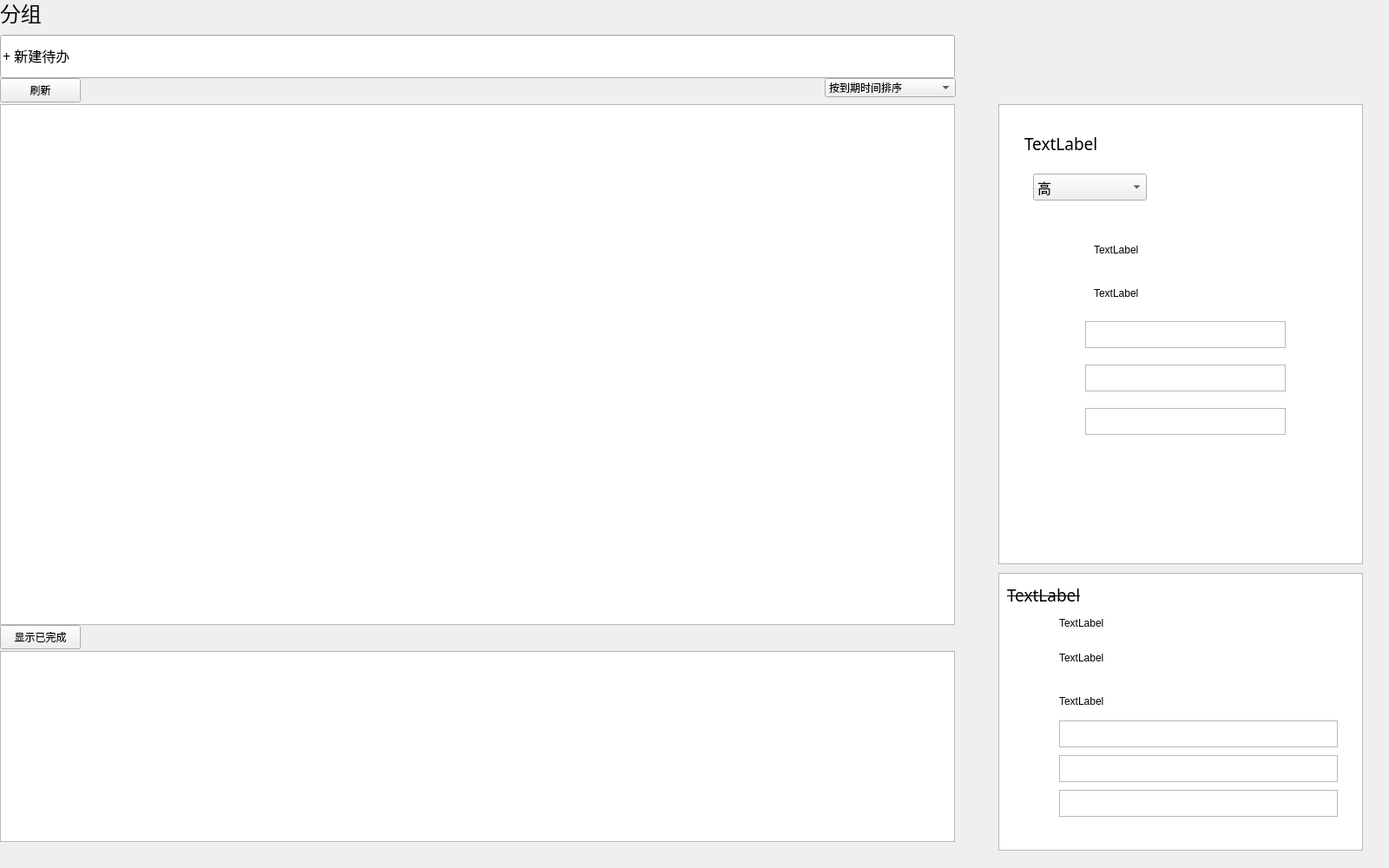
<?xml version="1.0" encoding="UTF-8"?>
<ui version="4.0">
 <class>groupwindow</class>
 <widget class="QWidget" name="groupwindow">
  <property name="geometry">
   <rect>
    <x>0</x>
    <y>0</y>
    <width>1600</width>
    <height>1000</height>
   </rect>
  </property>
  <property name="windowTitle">
   <string>Form</string>
  </property>
  <widget class="QLabel" name="label">
   <property name="geometry">
    <rect>
     <x>0</x>
     <y>0</y>
     <width>120</width>
     <height>30</height>
    </rect>
   </property>
   <property name="font">
    <font>
     <family>隶书</family>
     <pointsize>18</pointsize>
    </font>
   </property>
   <property name="text">
    <string>分组</string>
   </property>
  </widget>
  <widget class="QPushButton" name="pushButton">
   <property name="geometry">
    <rect>
     <x>0</x>
     <y>90</y>
     <width>93</width>
     <height>28</height>
    </rect>
   </property>
   <property name="text">
    <string>刷新</string>
   </property>
  </widget>
  <widget class="QComboBox" name="comboBox_2">
   <property name="geometry">
    <rect>
     <x>950</x>
     <y>90</y>
     <width>151</width>
     <height>22</height>
    </rect>
   </property>
   <item>
    <property name="text">
     <string>按到期时间排序</string>
    </property>
   </item>
   <item>
    <property name="text">
     <string>按创建时间排序</string>
    </property>
   </item>
   <item>
    <property name="text">
     <string>按优先级排序</string>
    </property>
   </item>
  </widget>
  <widget class="mylineedit" name="lineEdit_newtodo">
   <property name="geometry">
    <rect>
     <x>0</x>
     <y>40</y>
     <width>1100</width>
     <height>50</height>
    </rect>
   </property>
   <property name="font">
    <font>
     <family>Adobe 宋体 Std L</family>
     <pointsize>12</pointsize>
    </font>
   </property>
   <property name="text">
    <string>+ 新建待办</string>
   </property>
  </widget>
  <widget class="QWidget" name="widget" native="true">
   <property name="geometry">
    <rect>
     <x>1150</x>
     <y>120</y>
     <width>420</width>
     <height>530</height>
    </rect>
   </property>
   <widget class="QListView" name="listView_2">
    <property name="geometry">
     <rect>
      <x>0</x>
      <y>0</y>
      <width>420</width>
      <height>530</height>
     </rect>
    </property>
   </widget>
   <widget class="QLabel" name="label_todoname">
    <property name="geometry">
     <rect>
      <x>30</x>
      <y>20</y>
      <width>280</width>
      <height>50</height>
     </rect>
    </property>
    <property name="font">
     <font>
      <family>Adobe 黑体 Std R</family>
      <pointsize>14</pointsize>
     </font>
    </property>
    <property name="text">
     <string>TextLabel</string>
    </property>
   </widget>
   <widget class="QLabel" name="label_8">
    <property name="geometry">
     <rect>
      <x>30</x>
      <y>140</y>
      <width>41</width>
      <height>41</height>
     </rect>
    </property>
    <property name="styleSheet">
     <string notr="true">border-image: url(:/image/time.png);</string>
    </property>
    <property name="text">
     <string/>
    </property>
   </widget>
   <widget class="QLabel" name="label_9">
    <property name="geometry">
     <rect>
      <x>36</x>
      <y>200</y>
      <width>30</width>
      <height>30</height>
     </rect>
    </property>
    <property name="styleSheet">
     <string notr="true">border-image: url(:/image/remind.png);</string>
    </property>
    <property name="text">
     <string/>
    </property>
   </widget>
   <widget class="QLabel" name="label_11">
    <property name="geometry">
     <rect>
      <x>40</x>
      <y>250</y>
      <width>30</width>
      <height>30</height>
     </rect>
    </property>
    <property name="styleSheet">
     <string notr="true">border-image: url(:/image/description.png);</string>
    </property>
    <property name="text">
     <string/>
    </property>
   </widget>
   <widget class="QLabel" name="label_12">
    <property name="geometry">
     <rect>
      <x>40</x>
      <y>295</y>
      <width>30</width>
      <height>30</height>
     </rect>
    </property>
    <property name="styleSheet">
     <string notr="true">border-image: url(:/image/place.png);</string>
    </property>
    <property name="text">
     <string/>
    </property>
   </widget>
   <widget class="QLabel" name="label_13">
    <property name="geometry">
     <rect>
      <x>40</x>
      <y>340</y>
      <width>30</width>
      <height>30</height>
     </rect>
    </property>
    <property name="styleSheet">
     <string notr="true">border-image: url(:/image/note.png);</string>
    </property>
    <property name="text">
     <string/>
    </property>
   </widget>
   <widget class="customerqlabel" name="label_dtime">
    <property name="geometry">
     <rect>
      <x>110</x>
      <y>160</y>
      <width>211</width>
      <height>16</height>
     </rect>
    </property>
    <property name="text">
     <string>TextLabel</string>
    </property>
   </widget>
   <widget class="customerqlabel" name="label_remindtime">
    <property name="geometry">
     <rect>
      <x>110</x>
      <y>210</y>
      <width>201</width>
      <height>16</height>
     </rect>
    </property>
    <property name="text">
     <string>TextLabel</string>
    </property>
   </widget>
   <widget class="QTextEdit" name="textEdit_desc">
    <property name="geometry">
     <rect>
      <x>100</x>
      <y>250</y>
      <width>231</width>
      <height>31</height>
     </rect>
    </property>
   </widget>
   <widget class="QTextEdit" name="textEdit_place">
    <property name="geometry">
     <rect>
      <x>100</x>
      <y>300</y>
      <width>231</width>
      <height>31</height>
     </rect>
    </property>
   </widget>
   <widget class="QTextEdit" name="textEdit_note">
    <property name="geometry">
     <rect>
      <x>100</x>
      <y>350</y>
      <width>231</width>
      <height>31</height>
     </rect>
    </property>
   </widget>
   <widget class="QComboBox" name="comboBox">
    <property name="geometry">
     <rect>
      <x>40</x>
      <y>80</y>
      <width>131</width>
      <height>31</height>
     </rect>
    </property>
    <property name="font">
     <font>
      <family>Adobe 黑体 Std R</family>
      <pointsize>12</pointsize>
     </font>
    </property>
    <item>
     <property name="text">
      <string>高</string>
     </property>
     <property name="icon">
      <iconset resource="resource.qrc">
       <normaloff>:/image/high.png</normaloff>:/image/high.png</iconset>
     </property>
    </item>
    <item>
     <property name="text">
      <string>中</string>
     </property>
     <property name="icon">
      <iconset resource="resource.qrc">
       <normaloff>:/image/mid.png</normaloff>:/image/mid.png</iconset>
     </property>
    </item>
    <item>
     <property name="text">
      <string>低</string>
     </property>
     <property name="icon">
      <iconset resource="resource.qrc">
       <normaloff>:/image/low.png</normaloff>:/image/low.png</iconset>
     </property>
    </item>
    <item>
     <property name="text">
      <string>无优先级</string>
     </property>
     <property name="icon">
      <iconset resource="resource.qrc">
       <normaloff>:/image/null.png</normaloff>:/image/null.png</iconset>
     </property>
    </item>
   </widget>
  </widget>
  <widget class="QListWidget" name="listWidget_todolists">
   <property name="geometry">
    <rect>
     <x>0</x>
     <y>120</y>
     <width>1100</width>
     <height>600</height>
    </rect>
   </property>
  </widget>
  <widget class="QPushButton" name="pushButton_2">
   <property name="geometry">
    <rect>
     <x>0</x>
     <y>720</y>
     <width>93</width>
     <height>28</height>
    </rect>
   </property>
   <property name="text">
    <string>显示已完成</string>
   </property>
  </widget>
  <widget class="QListWidget" name="listWidget">
   <property name="geometry">
    <rect>
     <x>0</x>
     <y>750</y>
     <width>1100</width>
     <height>220</height>
    </rect>
   </property>
  </widget>
  <widget class="QWidget" name="widget_2" native="true">
   <property name="geometry">
    <rect>
     <x>1150</x>
     <y>660</y>
     <width>420</width>
     <height>320</height>
    </rect>
   </property>
   <widget class="QLabel" name="label_name_already">
    <property name="geometry">
     <rect>
      <x>10</x>
      <y>10</y>
      <width>391</width>
      <height>31</height>
     </rect>
    </property>
    <property name="font">
     <font>
      <family>Adobe 宋体 Std L</family>
      <pointsize>14</pointsize>
      <strikeout>true</strikeout>
     </font>
    </property>
    <property name="text">
     <string>TextLabel</string>
    </property>
   </widget>
   <widget class="QLabel" name="label_17">
    <property name="geometry">
     <rect>
      <x>20</x>
      <y>210</y>
      <width>30</width>
      <height>30</height>
     </rect>
    </property>
    <property name="styleSheet">
     <string notr="true">border-image: url(:/image/place.png);</string>
    </property>
    <property name="text">
     <string/>
    </property>
   </widget>
   <widget class="QLabel" name="label_16">
    <property name="geometry">
     <rect>
      <x>20</x>
      <y>250</y>
      <width>30</width>
      <height>30</height>
     </rect>
    </property>
    <property name="styleSheet">
     <string notr="true">border-image: url(:/image/note.png);</string>
    </property>
    <property name="text">
     <string/>
    </property>
   </widget>
   <widget class="QLabel" name="label_15">
    <property name="geometry">
     <rect>
      <x>20</x>
      <y>170</y>
      <width>30</width>
      <height>30</height>
     </rect>
    </property>
    <property name="styleSheet">
     <string notr="true">border-image: url(:/image/description.png);</string>
    </property>
    <property name="text">
     <string/>
    </property>
   </widget>
   <widget class="QLabel" name="label_14">
    <property name="geometry">
     <rect>
      <x>20</x>
      <y>130</y>
      <width>30</width>
      <height>30</height>
     </rect>
    </property>
    <property name="styleSheet">
     <string notr="true">border-image: url(:/image/remind.png);</string>
    </property>
    <property name="text">
     <string/>
    </property>
   </widget>
   <widget class="QLabel" name="label_10">
    <property name="geometry">
     <rect>
      <x>10</x>
      <y>80</y>
      <width>41</width>
      <height>41</height>
     </rect>
    </property>
    <property name="styleSheet">
     <string notr="true">border-image: url(:/image/time.png);</string>
    </property>
    <property name="text">
     <string/>
    </property>
   </widget>
   <widget class="QLabel" name="label_level_already_icon">
    <property name="geometry">
     <rect>
      <x>20</x>
      <y>40</y>
      <width>31</width>
      <height>31</height>
     </rect>
    </property>
    <property name="text">
     <string/>
    </property>
   </widget>
   <widget class="QLabel" name="label_level_already">
    <property name="geometry">
     <rect>
      <x>70</x>
      <y>50</y>
      <width>321</width>
      <height>16</height>
     </rect>
    </property>
    <property name="text">
     <string>TextLabel</string>
    </property>
   </widget>
   <widget class="QLabel" name="label_time_already">
    <property name="geometry">
     <rect>
      <x>70</x>
      <y>90</y>
      <width>301</width>
      <height>16</height>
     </rect>
    </property>
    <property name="text">
     <string>TextLabel</string>
    </property>
   </widget>
   <widget class="QLabel" name="label_remind_already">
    <property name="geometry">
     <rect>
      <x>70</x>
      <y>140</y>
      <width>301</width>
      <height>16</height>
     </rect>
    </property>
    <property name="text">
     <string>TextLabel</string>
    </property>
   </widget>
   <widget class="QTextBrowser" name="textBrowser">
    <property name="geometry">
     <rect>
      <x>70</x>
      <y>170</y>
      <width>321</width>
      <height>31</height>
     </rect>
    </property>
   </widget>
   <widget class="QTextBrowser" name="textBrowser_2">
    <property name="geometry">
     <rect>
      <x>70</x>
      <y>210</y>
      <width>321</width>
      <height>31</height>
     </rect>
    </property>
   </widget>
   <widget class="QTextBrowser" name="textBrowser_3">
    <property name="geometry">
     <rect>
      <x>70</x>
      <y>250</y>
      <width>321</width>
      <height>31</height>
     </rect>
    </property>
   </widget>
   <widget class="QListView" name="listView">
    <property name="geometry">
     <rect>
      <x>0</x>
      <y>0</y>
      <width>420</width>
      <height>320</height>
     </rect>
    </property>
   </widget>
   <zorder>listView</zorder>
   <zorder>label_name_already</zorder>
   <zorder>label_17</zorder>
   <zorder>label_16</zorder>
   <zorder>label_15</zorder>
   <zorder>label_14</zorder>
   <zorder>label_10</zorder>
   <zorder>label_level_already_icon</zorder>
   <zorder>label_level_already</zorder>
   <zorder>label_time_already</zorder>
   <zorder>label_remind_already</zorder>
   <zorder>textBrowser</zorder>
   <zorder>textBrowser_2</zorder>
   <zorder>textBrowser_3</zorder>
  </widget>
 </widget>
 <customwidgets>
  <customwidget>
   <class>mylineedit</class>
   <extends>QLineEdit</extends>
   <header>mylineedit.h</header>
  </customwidget>
  <customwidget>
   <class>customerqlabel</class>
   <extends>QLabel</extends>
   <header location="global">customerqlabel.h</header>
   <slots>
    <signal>clicked()</signal>
   </slots>
  </customwidget>
 </customwidgets>
 <resources>
  <include location="resource.qrc"/>
 </resources>
 <connections/>
</ui>
